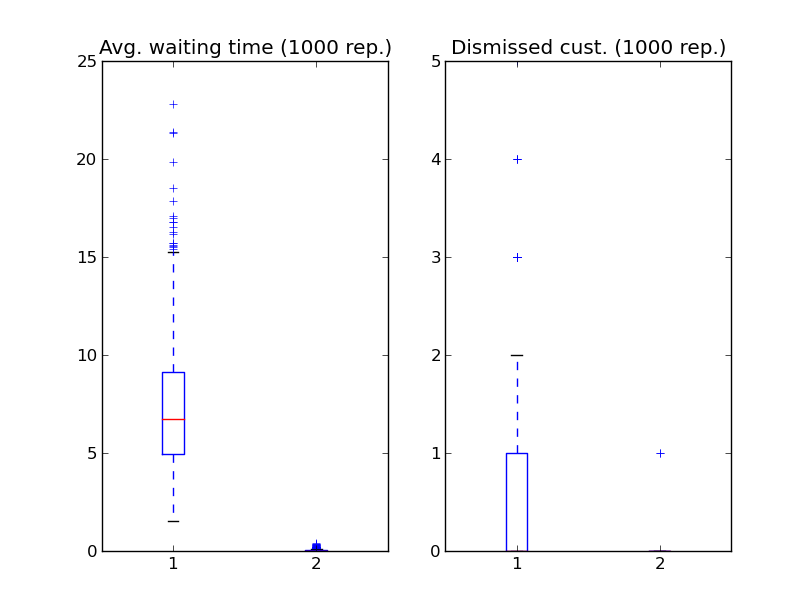

Write the Python code that produced this figure.
#!/usr/bin/env python3
import sys
import random
import bisect
from collections import Hashable
import numpy as np
import matplotlib.pyplot as plt

def weighted_choice(value_weight_list):
    total = 0
    cummulativ_weights = []
    for _, w in value_weight_list:
        total += w
        cummulativ_weights.append(total)
    x = random.uniform(0, total)
    i = bisect.bisect(cummulativ_weights, x)
    return value_weight_list[i][0]

class Time(object):
    def __init__(self, day, hour, minute):
        hour = int(hour) + int(minute) // 60
        
        self.minute = int(minute) % 60
        self.hour = hour % 24
        self.day = int(day) + hour // 24
    
    def __hash__(self):
        return self.day*1440 + self.hour*60 + self.minute

    def __add__(self, minutes):
        return Time(self.day, self.hour, self.minute+minutes)

    def __sub__(self, t):
        minutes = self.day*1440 - t.day*1440
        minutes += self.hour*60 - t.hour*60
        minutes += self.minute - t.minute
        return minutes

    def __eq__(self, t):
        return (self.day, self.hour, self.minute) == \
                (t.day, t.hour, t.minute)

    def __ne__(self, t):
        return not (self == t)

    def __gt__(self, t):
        return (self.day, self.hour, self.minute) > \
                (t.day, t.hour, t.minute)

    def __ge__(self, t):
        return not (self < t)

    def __lt__(self, t):
        return (self.day, self.hour, self.minute) < \
                (t.day, t.hour, t.minute)

    def __le__(self, t):
        return not (self > t)

    def __str__(self):
        return "Tag {:d} {:02d}:{:02d}".format(
                self.day, 
                self.hour, 
                self.minute
            )

    def __repr__(self):
        return "<"+str(self)+">"

TIMES_BETWEEN_CALLS = [(15,14),(20,22),(25,43),(30,17),(35,4)]
SERVICE_TIMES = [(5,12),(15,35),(25,43),(35,6),(45,4)]
START_TIME = Time(day=1, hour=9, minute=0)
END_TIME = Time(day=5, hour=17, minute=0)

def weighted_choice(value_weight_list):
    total = 0
    cummulativ_weights = []
    for _, w in value_weight_list:
        total += w
        cummulativ_weights.append(total)
    x = random.uniform(0, total)
    i = bisect.bisect(cummulativ_weights, x)
    return value_weight_list[i][0]
 
class Control(object):
    def __init__(self, event_queue):
        self.event_queue = event_queue
        self.dismissed_customers = 0
        self.waiting_times = []
        self.taxis = []

    def run(self):
        time = START_TIME
        while not self.event_queue.is_empty() and time < self.end_time:
            event = self.event_queue.get_next_event(time)
            while event != None:
                self.dispatch(event)
                event = self.event_queue.get_next_event(time)
            time += 1
    
    def add_taxis(self, taxis):
        self.taxis += taxis

    def dispatch(self, event):
        event.dst.handle_event(event)

    def set_run_time(self, run_time):
        self.end_time = run_time

    def schedule(self, event, delta=0):
        event.time += delta
        self.event_queue.schedule(event)

class Entity(object):
    def __init__(self, control, id):
        self.control = control
        self.id = id
    
    def __str__(self):
        return type(self).__name__+" "+str(self.id)
    
    def __repr__(self):
        return '<'+str(self)+'>'

    def handle_event(self, event):
        pass

class Customer(Entity):
    last_id = 0
    
    def __init__(self, control):
        Customer.last_id += 1
        super(Customer, self).__init__(control, Customer.last_id)
        self.service_time = weighted_choice(SERVICE_TIMES)

    def handle_event(self, event):
        if isinstance(event, Call):
            self.calling_time = event.time
            dispatched_taxi = min(
                    self.control.taxis, 
                    key=lambda taxi: taxi.next_free_time
                )
            
            taxi_avail_time = max(
                    dispatched_taxi.next_free_time,
                    self.calling_time
                )
            
            if taxi_avail_time.day != event.time.day:
                self.control.dismissed_customers += 1
            else:
                drive = Drive(
                        dst=dispatched_taxi, 
                        src=self, 
                        time=taxi_avail_time
                    )
                self.control.schedule(drive)

                dispatched_taxi.next_free_time = taxi_avail_time + self.service_time
                if dispatched_taxi.next_free_time > Time(event.time.day, 17, 00):
                    next_free_time = START_TIME + 1440
                    dispatched_taxi.next_free_time = next_free_time
                    
            new_customer = Customer(self.control)
            next_call = Call(new_customer, event.time)
            self.control.schedule(next_call)
        else:
            raise ValueError("Customers can not handle {} events".\
                    format(type(event).__name__)
                )

class Taxi(Entity):
    last_id = 0
    def __init__(self, control):
        Taxi.last_id += 1
        super(Taxi, self).__init__(control, Taxi.last_id)
        self.next_free_time = START_TIME

    def handle_event(self, event):
        if isinstance(event, Drive):
            calling_time = event.src.calling_time
            event.src.waiting_time = event.time - calling_time
            self.control.waiting_times.append(event.src.waiting_time)
        else:
            raise ValueError("Taxis can not handle {} events".\
                    format(type(event).__name__)
                )

class Event(object):
    def __init__(self, dst, src=None, time=0):
        self.dst = dst
        self.src = src
        self.time = time

    def __str__(self):
        return type(self).__name__+"("+str(self.dst)+","+str(self.src)+","+str(self.time)+")"

    def __repr__(self):
        return "<"+str(self)+">"

class Call(Event):
    def __init__(self, customer, last_call_time=START_TIME):
        self.dst = customer
        self.src = None
        self.time = last_call_time + weighted_choice(TIMES_BETWEEN_CALLS)
        if self.time > Time(day=self.time.day, hour=17, minute=0):
            self.time += 16*60

class Drive(Event):
    pass

class Queue(object):
    def __init__(self):
        self.queue = {}

    def schedule(self, event):
        if event.time not in self.queue:
            self.queue[event.time] = []
        self.queue[event.time].append(event)

    def get_next_event(self, time):
        if time not in self.queue:
            return None

        next_event_queue = self.queue[time]
        if len(next_event_queue) == 1:
            del self.queue[time]
            return next_event_queue[0] 
        else:
            next_event = next_event_queue[0]
            del next_event_queue[0]
            return next_event

    def is_empty(self):
        return len(self.queue) == 0

    def __str__(self):
        return '\n'.join(','.join(
                [str(q) for q in self.queue[i]]) for i in sorted(self.queue)
            )

def run_simulation(num_taxis):
    queue = Queue()
    control = Control(queue)
    taxis = [Taxi(control) for _ in range(num_taxis)]
    control.add_taxis(taxis)

    first_customer = Customer(control)
    first_call = Call(first_customer)
    control.schedule(first_call)

    control.set_run_time(END_TIME)
    control.run()

    return control.dismissed_customers, control.waiting_times

def plot_avg_waiting_times(figure, avg_waiting_times):
    ax = fig.add_subplot(121,title="Avg. waiting time ({} rep.)".format(len(avg_waiting_times[1])))
    ax.boxplot([
            np.asarray(avg_waiting_times[1]),
            np.asarray(avg_waiting_times[2])
        ])

def plot_dismissed_customers(figure, dismissed_customers):
    ax = fig.add_subplot(122,title="Dismissed cust. ({} rep.)".format(len(dismissed_customers[1])))
    ax.boxplot([
            np.asarray(dismissed_customers[1]),
            np.asarray(dismissed_customers[2])
        ])

if __name__ == '__main__':
    if len(sys.argv) < 2:
        print("Usage: {} <repetions>".format(sys.argv[0]), file=sys.stderr)
        sys.exit(1)

    dismissed_customers = {1: [], 2: []}
    avg_waiting_times = {1: [], 2: []}

    for i in range(int(sys.argv[1])):
        print("Iteration {}".format(i+1))
        for num_taxis in 1,2:
            d, w = run_simulation(num_taxis)
            dismissed_customers[num_taxis].append(d)
            avg_waiting_times[num_taxis].append(sum(w)/len(w))
    
    fig = plt.figure()
    
    plot_avg_waiting_times(fig, avg_waiting_times)
    plot_dismissed_customers(fig, dismissed_customers)

    plt.show()
